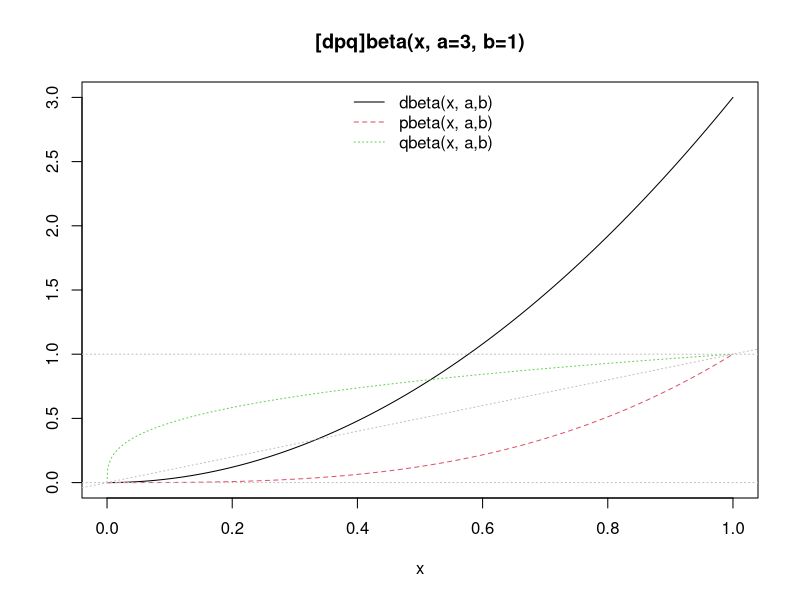
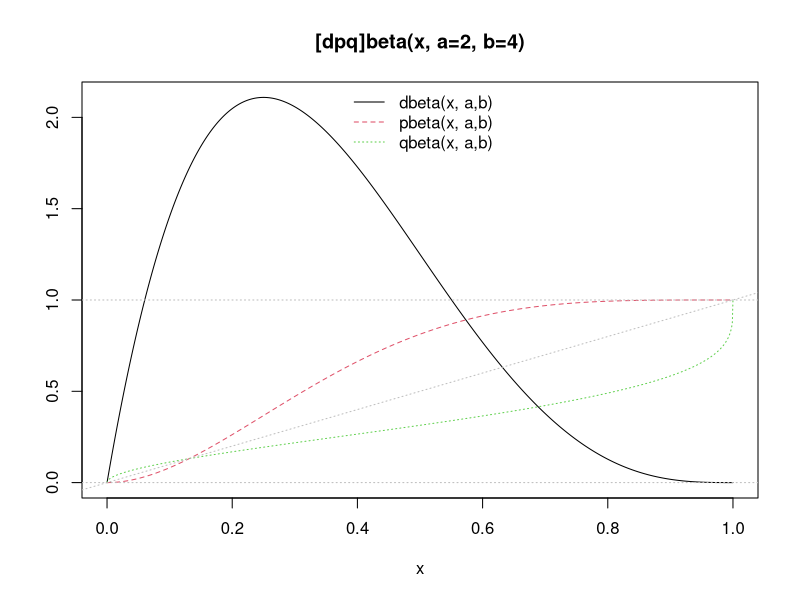
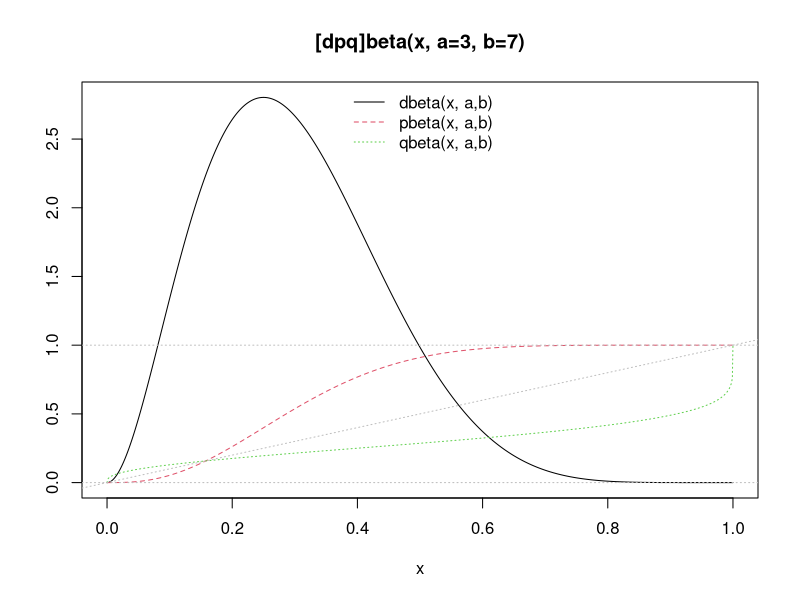
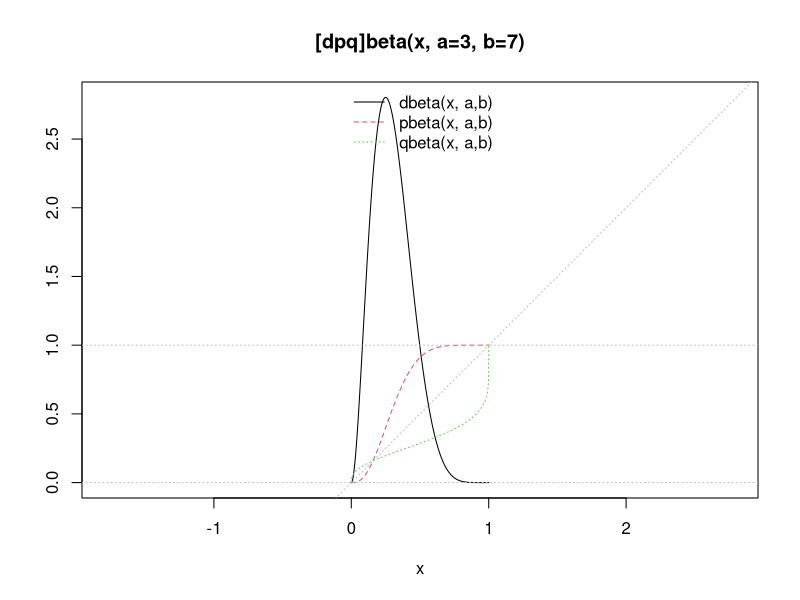
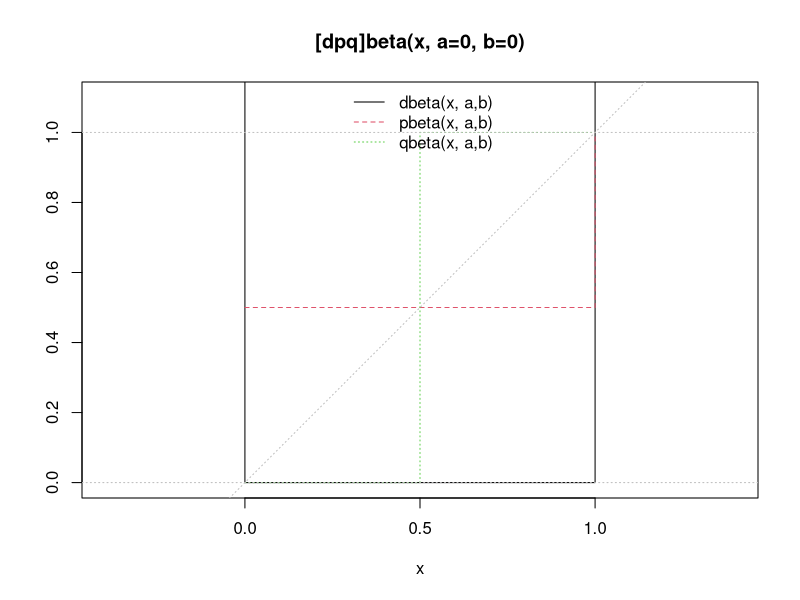
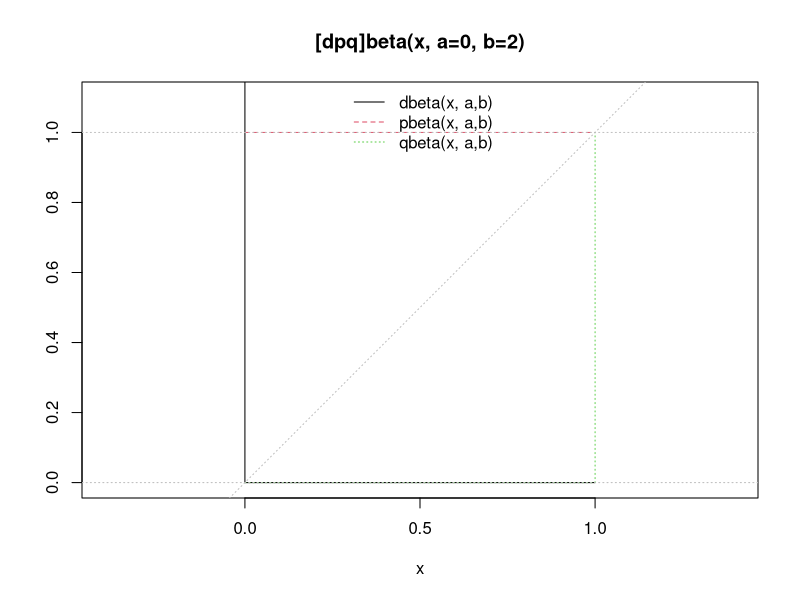
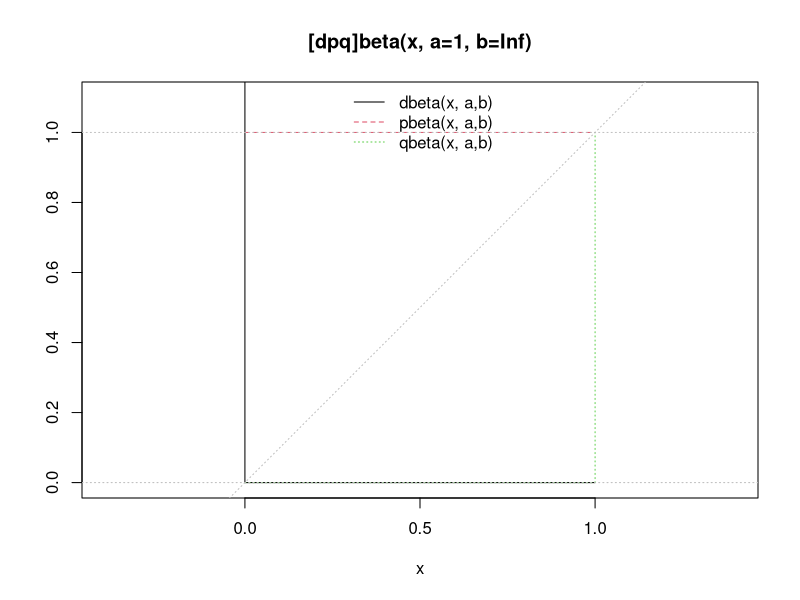
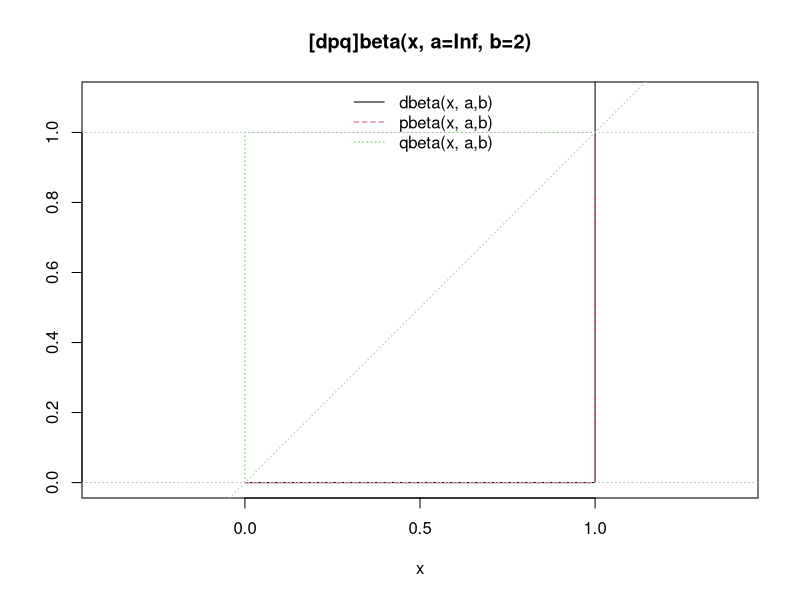

Source code (R) for these figures, in order:
nx=8
ny=8
sx2=3
sy2=5
sp = sqrt((sx2/nx)+(sy2/ny))
df = ((sx2/nx)+(sy2/ny))^2/((sx2/nx)^2/(nx-1)+(sy2/ny)^2/(ny-1))
df
x=2
ci = x+c(-1,1)*qt(.95,14)
ci

m=1100
s=30
n = 9
df = n-1
ci = m+c(-1,1)*qt(.975,df)*s/sqrt(n)
ci

n <- 9
df <- n-1
m = -2
sd <- 2 * sqrt(n) / qt(.975,df)
sd
ci = m+c(-1,1)*qt(.975,df)*sd/sqrt(n)
ci

old.mean <- 5
old.var <- 0.68
old.n <- 10

new.mean <- 3
new.var <- 0.60
new.n <- 10

alpha <- (1 - .95)
df <-  old.n + new.n - 2

t <- qt(1 - alpha / 2,df)

sp <- sqrt(((old.n - 1) * old.var + (new.n - 1) * new.var) / (old.n + new.n - 2))

(new.mean - old.mean) + c(-1, 1) * t * sp * sqrt(1 / old.n + 1 / new.n)



x <- seq(0, 1, length = 21)
dbeta(x, 1, 1)
pbeta(x, 1, 1)

## Visualization, including limit cases:
pl.beta <- function(a,b, asp = if(isLim) 1, ylim = if(isLim) c(0,1.1)) {
  if(isLim <- a == 0 || b == 0 || a == Inf || b == Inf) {
    eps <- 1e-10
    x <- c(0, eps, (1:7)/16, 1/2+c(-eps,0,eps), (9:15)/16, 1-eps, 1)
  } else {
    x <- seq(0, 1, length = 1025)
  }
  fx <- cbind(dbeta(x, a,b), pbeta(x, a,b), qbeta(x, a,b))
  f <- fx; f[fx == Inf] <- 1e100
  matplot(x, f, ylab="", type="l", ylim=ylim, asp=asp,
          main = sprintf("[dpq]beta(x, a=%g, b=%g)", a,b))
  abline(0,1,     col="gray", lty=3)
  abline(h = 0:1, col="gray", lty=3)
  legend("top", paste0(c("d","p","q"), "beta(x, a,b)"),
         col=1:3, lty=1:3, bty = "n")
  invisible(cbind(x, fx))
}
pl.beta(3,1)

pl.beta(2, 4)
pl.beta(3, 7)
pl.beta(3, 7, asp=1)

pl.beta(0, 0)   ## point masses at  {0, 1}

pl.beta(0, 2)   ## point mass at 0 ; the same as
pl.beta(1, Inf)

pl.beta(Inf, 2) ## point mass at 1 ; the same as
pl.beta(3, 0)

pl.beta(Inf, Inf)# point mass at 1/2

x <-4
n <- 10
a <- 10
b <- 10

(x+a)/(n+a+b)

pbeta(.4,10,10)
dbeta(.43,.5,.5)

